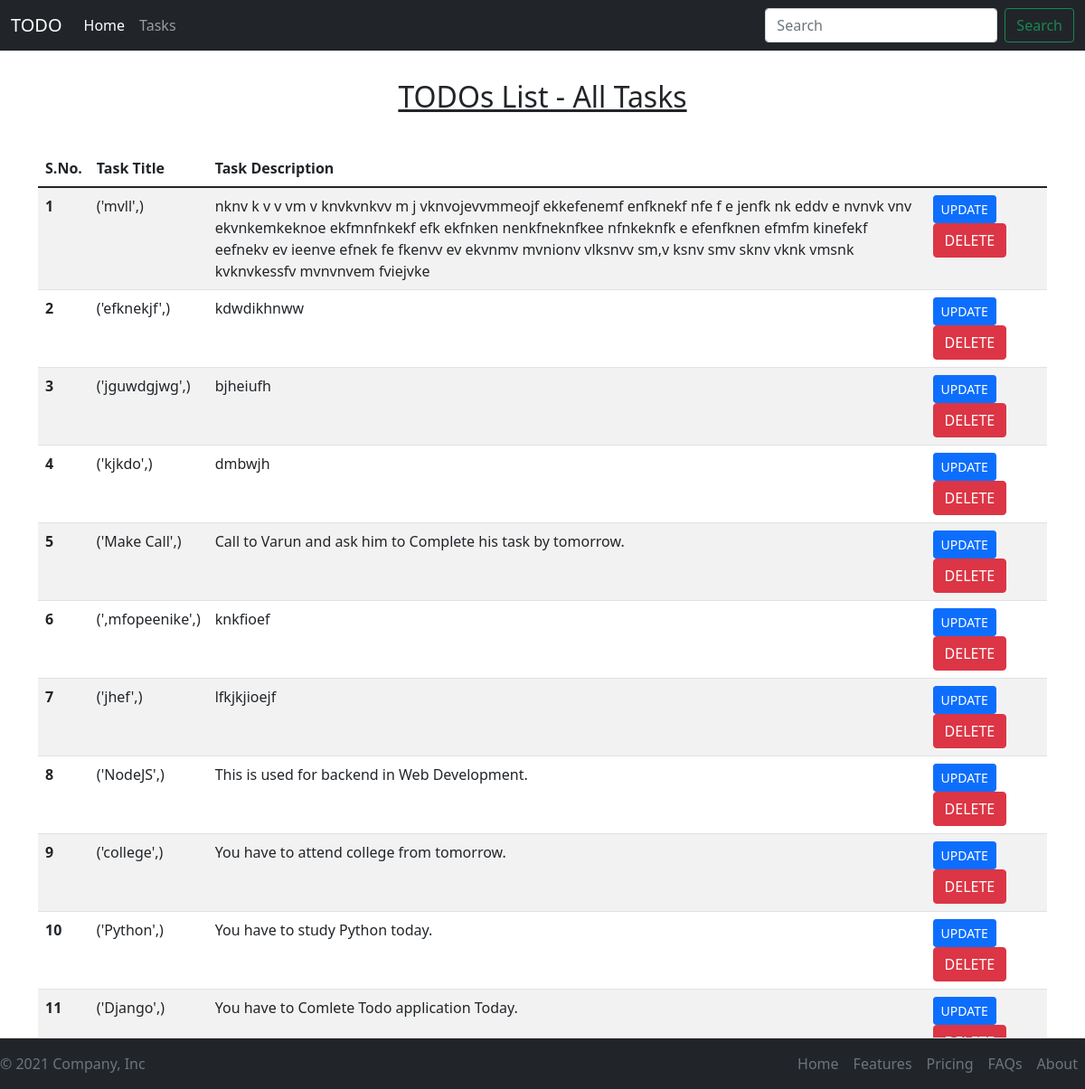
The page /tasks on the database its author committed.
### home/models.py (models this page shows, shortened)
class Task(models.Model):
    taskTitle = models.CharField(max_length=50)
    taskDesc = models.TextField()
    time = models.DateTimeField(auto_now_add=True)

### home/views.py (the view)
# urls.py: path('tasks', views.tasks, name='tasks'),
def tasks(request):
    allTasks = Task.objects.all().order_by('-time')
    context = {'tasks' : allTasks}
    return render(request, 'tasks.html', context)

### templates/tasks.html (shortened to what this page needs)
<!doctype html>
<html lang="en">
  <head>
    <link href="https://cdn.jsdelivr.net/npm/bootstrap@5.1.1/dist/css/bootstrap.min.css" rel="stylesheet"
>
  </head>
  <body>
    <nav class="navbar navbar-expand-lg navbar-dark bg-dark">
  <div class="container-fluid">
    <a class="navbar-brand" href="#">TODO</a>
    <div class="collapse navbar-collapse" id="navbarSupportedContent">
      <ul class="navbar-nav me-auto mb-2 mb-lg-0">
        <li class="nav-item">
          <a class="nav-link active" aria-current="page" href="/">Home</a>
        </li>
        <li class="nav-item">
          <a class="nav-link" href="/tasks">Tasks</a>
        </li>
      </ul>
      <form class="d-flex">
        <input class="form-control me-2" type="search" placeholder="Search" aria-label="Search">
        <button class="btn btn-outline-success" type="submit">Search</button>
      </form>
    </div>
  </div>
</nav>
<div class="container my-3">
    <h2 class="text-center py-3" ><u>TODOs List - All Tasks</u></h2>
    <table class="table table-striped my-4">
        <thead>
        <tr>
        <th scope="col">S.No.</th>
        <th scope="col">Task Title</th>
        <th scope="col">Task Description</th>
        </tr>
        </thead>
        <tbody>
        {% for task in tasks %}
            <tr>
            <th scope="row">{{forloop.counter}}</th>
            <td>{{task.taskTitle}}</td>
            <td>{{task.taskDesc}}</td>
            <td><button type="button" class="btn btn-primary btn-sm">UPDATE</button>
                <a href="/delete/{{Task.id}}" class="btn btn-danger">DELETE</a>
            <td>
            </tr>
        {% endfor %}
        </tbody>
    </table>
</div>
<div class="container">
  <footer class="d-flex flex-wrap justify-content-between align-items-center py-2 fixed-bottom border-top bg-dark">
    <p class="col-md-4 mb-0 text-muted">&copy; 2021 Company, Inc</p>
    <a href="/" class="col-md-4 d-flex align-items-center justify-content-center mb-3 mb-md-0 me-md-auto link-dark
     text-decoration-none">
      <svg class="bi me-2" width="40" height="32"><use xlink:href="#bootstrap"/></svg>
    </a>
    <ul class="nav col-md-4 justify-content-end">
      <li class="nav-item"><a href="#" class="nav-link px-2 text-muted">Home</a></li>
      <li class="nav-item"><a href="#" class="nav-link px-2 text-muted">Features</a></li>
      <li class="nav-item"><a href="#" class="nav-link px-2 text-muted">Pricing</a></li>
      <li class="nav-item"><a href="#" class="nav-link px-2 text-muted">FAQs</a></li>
      <li class="nav-item"><a href="#" class="nav-link px-2 text-muted">About</a></li>
    </ul>
  </footer>
</div>
  </body>
</html>

### rows shown on the page
Task: taskTitle "('mvll',)", taskDesc "nknv k v v vm v knvkvnkvv m j vknvojevvmmeojf ekkefenemf enfknekf nfe f e jenfk nk eddv e nvnvk vnv ekvnkemkeknoe ekfmnfnkekf efk ekfnken nenkfneknfkee nfnkeknfk e efenfknen efmfm kinefekf eefnekv ev ieenve efnek fe fkenvv ev ekvnmv mvnionv vlksnvv sm,v ksnv smv sknv vknk vmsnk kvknvkessfv mvnvnvem fviejvke"
Task: taskTitle "('efknekjf',)", taskDesc "kdwdikhnww"
Task: taskTitle "('jguwdgjwg',)", taskDesc "bjheiufh"
Task: taskTitle "('kjkdo',)", taskDesc "dmbwjh"
Task: taskTitle "('Make Call',)", taskDesc "Call to Varun and ask him to Complete his task by tomorrow."
Task: taskTitle "(',mfopeenike',)", taskDesc "knkfioef"
Task: taskTitle "('jhef',)", taskDesc "lfkjkjioejf"
Task: taskTitle "('NodeJS',)", taskDesc "This is used for backend in Web Development."
Task: taskTitle "('college',)", taskDesc "You have to attend college from tomorrow."
Task: taskTitle "('Python',)", taskDesc "You have to study Python today."
Task: taskTitle "('Django',)", taskDesc "You have to Comlete Todo application Today."
